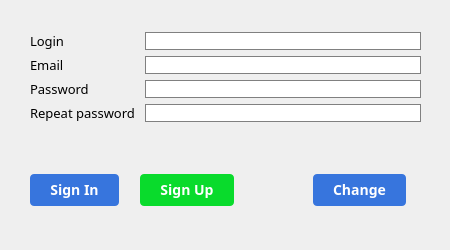
<?xml version="1.0" encoding="UTF-8"?>
<ui version="4.0">
 <class>authWindow</class>
 <widget class="QWidget" name="authWindow">
  <property name="geometry">
   <rect>
    <x>0</x>
    <y>0</y>
    <width>450</width>
    <height>250</height>
   </rect>
  </property>
  <property name="minimumSize">
   <size>
    <width>450</width>
    <height>250</height>
   </size>
  </property>
  <property name="maximumSize">
   <size>
    <width>450</width>
    <height>250</height>
   </size>
  </property>
  <property name="windowTitle">
   <string>Authorization</string>
  </property>
  <widget class="QWidget" name="verticalLayoutWidget">
   <property name="geometry">
    <rect>
     <x>30</x>
     <y>-30</y>
     <width>391</width>
     <height>251</height>
    </rect>
   </property>
   <layout class="QVBoxLayout" name="verticalLayout">
    <item>
     <layout class="QFormLayout" name="formLayout">
      <property name="horizontalSpacing">
       <number>10</number>
      </property>
      <property name="verticalSpacing">
       <number>6</number>
      </property>
      <item row="0" column="1">
       <spacer name="verticalSpacer_2">
        <property name="orientation">
         <enum>Qt::Vertical</enum>
        </property>
        <property name="sizeType">
         <enum>QSizePolicy::Expanding</enum>
        </property>
        <property name="sizeHint" stdset="0">
         <size>
          <width>20</width>
          <height>40</height>
         </size>
        </property>
       </spacer>
      </item>
      <item row="1" column="0">
       <widget class="QLabel" name="label_login">
        <property name="baseSize">
         <size>
          <width>0</width>
          <height>0</height>
         </size>
        </property>
        <property name="font">
         <font>
          <family>Cascadia Code</family>
          <pointsize>10</pointsize>
         </font>
        </property>
        <property name="styleSheet">
         <string notr="true">font-family: &quot;Cascadia Code&quot;;</string>
        </property>
        <property name="text">
         <string>Login</string>
        </property>
       </widget>
      </item>
      <item row="2" column="0">
       <widget class="QLabel" name="label_email">
        <property name="font">
         <font>
          <family>Cascadia Code</family>
          <pointsize>10</pointsize>
         </font>
        </property>
        <property name="styleSheet">
         <string notr="true">font-family: &quot;Cascadia Code&quot;;</string>
        </property>
        <property name="text">
         <string>Email</string>
        </property>
       </widget>
      </item>
      <item row="2" column="1">
       <widget class="QLineEdit" name="line_input_email">
        <property name="styleSheet">
         <string notr="true">border: 1px solid grey;
border-radius: 10px;</string>
        </property>
        <property name="echoMode">
         <enum>QLineEdit::Normal</enum>
        </property>
       </widget>
      </item>
      <item row="3" column="1">
       <widget class="QLineEdit" name="line_input_passwd">
        <property name="styleSheet">
         <string notr="true">border: 1px solid grey;
border-radius: 10px;</string>
        </property>
        <property name="echoMode">
         <enum>QLineEdit::Password</enum>
        </property>
       </widget>
      </item>
      <item row="4" column="0">
       <widget class="QLabel" name="label_repeat_passwd">
        <property name="font">
         <font>
          <family>Cascadia Code</family>
          <pointsize>10</pointsize>
         </font>
        </property>
        <property name="text">
         <string>Repeat password</string>
        </property>
       </widget>
      </item>
      <item row="4" column="1">
       <widget class="QLineEdit" name="line_input_repeat_passwd">
        <property name="styleSheet">
         <string notr="true">border: 1px solid grey;
border-radius: 10px;</string>
        </property>
        <property name="echoMode">
         <enum>QLineEdit::Password</enum>
        </property>
       </widget>
      </item>
      <item row="5" column="1">
       <spacer name="verticalSpacer">
        <property name="orientation">
         <enum>Qt::Vertical</enum>
        </property>
        <property name="sizeType">
         <enum>QSizePolicy::Fixed</enum>
        </property>
        <property name="sizeHint" stdset="0">
         <size>
          <width>20</width>
          <height>40</height>
         </size>
        </property>
       </spacer>
      </item>
      <item row="1" column="1">
       <widget class="QLineEdit" name="line_input_login">
        <property name="styleSheet">
         <string notr="true">border: 1px solid grey;
border-radius: 10px;</string>
        </property>
       </widget>
      </item>
      <item row="3" column="0">
       <widget class="QLabel" name="label_passwd">
        <property name="font">
         <font>
          <family>Cascadia Code</family>
          <pointsize>10</pointsize>
         </font>
        </property>
        <property name="text">
         <string>Password</string>
        </property>
       </widget>
      </item>
     </layout>
    </item>
    <item>
     <layout class="QHBoxLayout" name="horizontalLayout_2">
      <item>
       <widget class="QPushButton" name="button_sign_in">
        <property name="font">
         <font>
          <family>Cascadia Code</family>
          <pointsize>-1</pointsize>
          <bold>false</bold>
          <underline>false</underline>
          <strikeout>false</strikeout>
         </font>
        </property>
        <property name="styleSheet">
         <string notr="true">QPushButton {
	padding: 0 20px;
	margin: 0 15px 15px 0;
	outline: none;
	border: none;  
	border-radius: 4px;
	height: 32px;
	line-height: 32px;
	font-size: 14px;
	font-weight: 500;
	text-decoration: none;
	color: #fff;
	background-color: #3775dd;
	border-color: redf;
	vertical-align: top;
}

QPushButton:hover {
	background-color: #001f9c;
}

QPushButton:hover:!pressed {
	background-color: #002fed;
}
</string>
        </property>
        <property name="text">
         <string>Sign In</string>
        </property>
       </widget>
      </item>
      <item>
       <widget class="QPushButton" name="button_sign_up">
        <property name="font">
         <font>
          <family>Cascadia Code</family>
          <pointsize>-1</pointsize>
          <bold>false</bold>
          <underline>false</underline>
          <strikeout>false</strikeout>
         </font>
        </property>
        <property name="styleSheet">
         <string notr="true">QPushButton {
	padding: 0 20px;
	margin: 0 15px 15px 0;
	outline: none;
	border: none;  
	border-radius: 4px;
	height: 32px;
	line-height: 32px;
	font-size: 14px;
	font-weight: 500;
	text-decoration: none;
	color: #fff;
	background-color: #09db2c;
	border-color: redf;
	vertical-align: top;
}

QPushButton:hover {
	background-color: #16942b;
}

QPushButton:hover:!pressed {
	background-color: #05b322;
}</string>
        </property>
        <property name="text">
         <string>Sign Up</string>
        </property>
       </widget>
      </item>
      <item>
       <spacer name="horizontalSpacer">
        <property name="orientation">
         <enum>Qt::Horizontal</enum>
        </property>
        <property name="sizeHint" stdset="0">
         <size>
          <width>40</width>
          <height>20</height>
         </size>
        </property>
       </spacer>
      </item>
      <item>
       <layout class="QVBoxLayout" name="verticalLayout_4">
        <item>
         <widget class="QPushButton" name="button_change">
          <property name="font">
           <font>
            <family>Cascadia Code</family>
            <pointsize>-1</pointsize>
            <bold>false</bold>
            <underline>false</underline>
            <strikeout>false</strikeout>
           </font>
          </property>
          <property name="styleSheet">
           <string notr="true">QPushButton {
	padding: 0 20px;
	margin: 0 15px 15px 0;
	outline: none;
	border: none;  
	border-radius: 4px;
	height: 32px;
	line-height: 32px;
	font-size: 14px;
	font-weight: 500;
	text-decoration: none;
	color: #fff;
	background-color: #3775dd;
	border-color: redf;
	vertical-align: top;
}

QPushButton:hover {
	background-color: #001f9c;
}

QPushButton:hover:!pressed {
	background-color: #002fed;
}</string>
          </property>
          <property name="text">
           <string>Change</string>
          </property>
         </widget>
        </item>
       </layout>
      </item>
     </layout>
    </item>
   </layout>
  </widget>
 </widget>
 <resources/>
 <connections/>
</ui>
